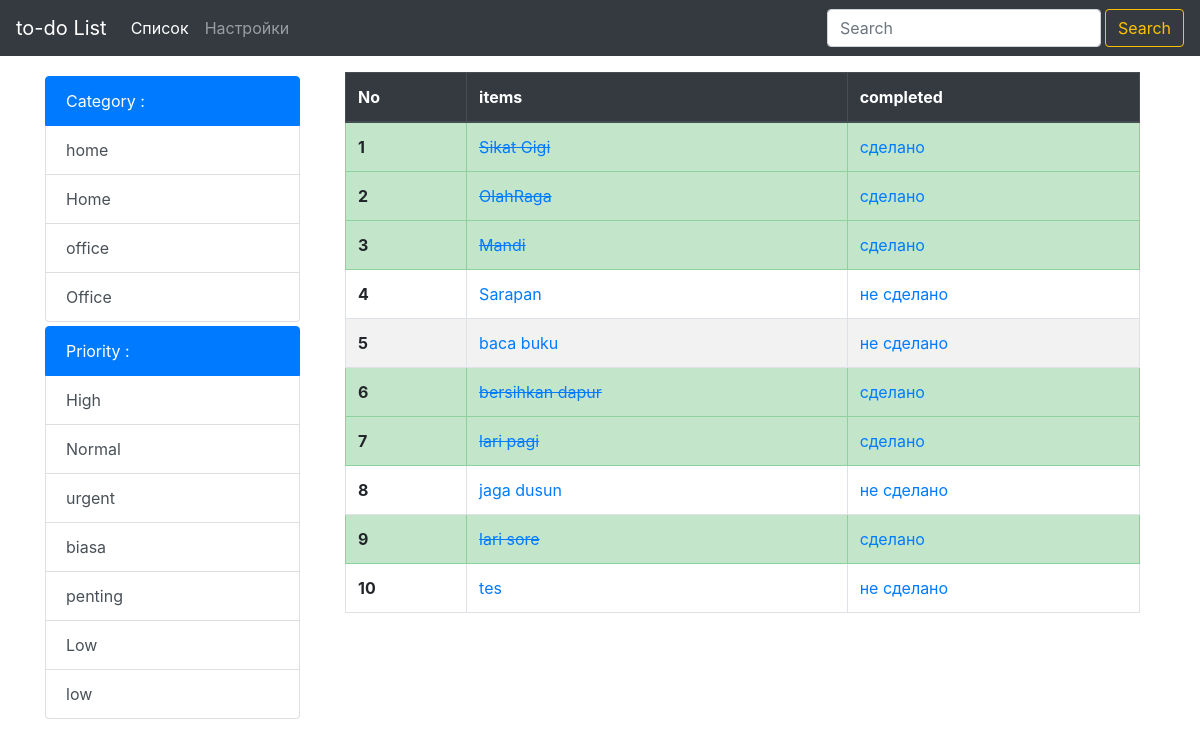
The page /list/ on the database as committed earlier.
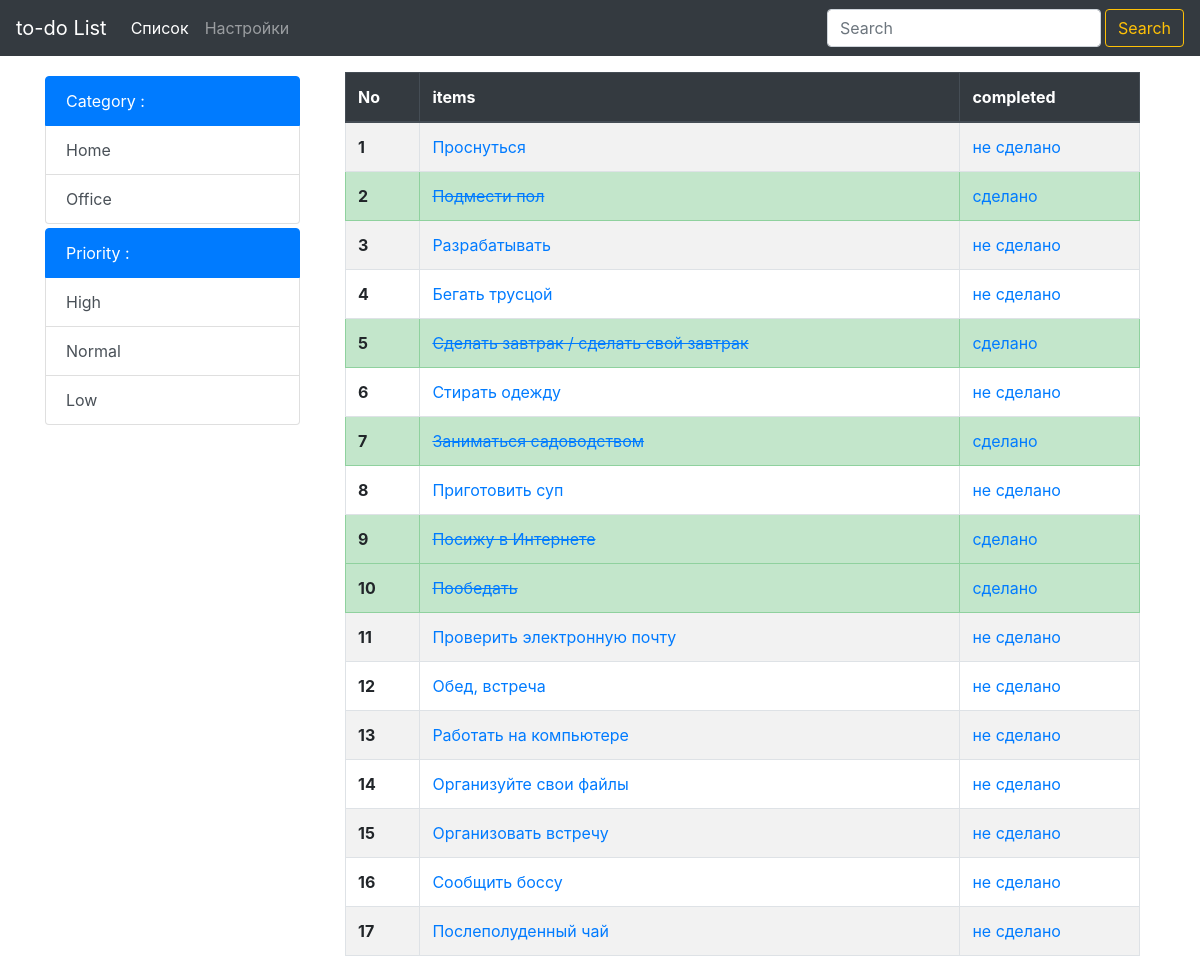
The same page on the database as committed later.
### list/models.py (models this page shows, shortened)
class List(models.Model):
    item = models.CharField(max_length=200)
    completed = models.BooleanField(default=False)
    category = models.CharField(max_length=50, default='')
    priority = models.CharField(max_length=50, default='')
    subitem = models.TextField(max_length=300, default='', blank=True)

### list/views.py (the view)
# urls.py: url('',views.list, name='index'),
def list(request):
    all_items = List.objects.all()
    category_menu=List.objects.values('category').distinct()
    priority_menu = List.objects.values('priority').distinct()
    context = {
        'Title' : 'List',
        'all_items' : all_items,
        'category_menu' : category_menu,
        'priority_menu' : priority_menu,
    }
    return render (request, 'list/index.html', context)

### list/templates/list/index.html (shortened to what this page needs)
{% extends 'base.html' %}
{% block content %}
 <div class="col-sm-3 mb-5 pt-4">
  <div class="list-group mt-1">
    <span class="list-group-item active">
        Category :
    </span>
    {% for category_list_menu in category_menu %}
   <a href="{% url 'list:category' categoryInput=category_list_menu.category %}" class="list-group-item list-group-item-action d-flex justify-content-between align-items-center"> {{category_list_menu.category}} </a>
   {% endfor %}
  </div>
  <div class="list-group mt-1">
    <span class="list-group-item active">
        Priority :
    </span>
    {% for priority_list_menu in priority_menu %}
    <a href="{% url 'list:priority' priorityInput=priority_list_menu.priority %}" class="list-group-item list-group-item-action d-flex justify-content-between align-items-center"> {{priority_list_menu.priority}} </a>
   {% endfor %}
  </div>
 </div>
   <div class="col-sm-9">
<div class="container pt-4">
      <table class="table table-striped table-hover table-bordered">
        <thead class="thead-dark">
          <tr>
            <th scope="col">No</th>
            <th scope="col">items</th>
            <th scope="col">completed</th>
          </tr>
        </thead>
        <tbody>
          {% for things in all_items %}
            {% if things.completed %}
                <tr class="table-success">
                  <th scope="row">{{forloop.counter}}</th>
                  <td><a href="{% url 'list:detail' things.id  %}"><s>{{things.item}}</s></a></td>
                  <td><a href="{% url 'list:uncross' things.id  %}">сделано</a></td>
                </tr>
              {% else %}
                <tr>
                  <th scope="row">{{forloop.counter}}</th>
                  <td> <a href="{% url 'list:detail' things.id  %}">{{things.item}}</a> </td>
                  <td><a href="{% url 'list:cross_off' things.id  %}">не сделано</a></td>
                </tr>
              {% endif %}
          {% endfor %}
        </tbody>
      </table>
    </div>
</div>
{% endblock content %}

Rows that differ between the two databases and show on the page:
removed List: item "baca buku"
removed List: item "tes"
changed List: item "Sikat Gigi" → "Проснуться"; completed "сделано" → "не сделано"
changed List: item "OlahRaga" → "Подмести пол"
changed List: item "Mandi" → "Разрабатывать"; completed "сделано" → "не сделано"
changed List: item "Sarapan" → "Бегать трусцой"
added List: item "Сделать завтрак / сделать свой завтрак"
changed List: item "bersihkan dapur" → "Стирать одежду"; completed "сделано" → "не сделано"
changed List: item "lari pagi" → "Заниматься садоводством"
changed List: item "jaga dusun" → "Приготовить суп"
changed List: item "lari sore" → "Посижу в Интернете"
added List: item "Пообедать"
added List: item "Проверить электронную почту"
added List: item "Обед, встреча"
added List: item "Работать на компьютере"
added List: item "Организуйте свои файлы"
added List: item "Организовать встречу"
added List: item "Сообщить боссу"
added List: item "Послеполуденный чай"
Other text that changed with them:
{{ category_list_menu.category }}: "home" → "Home"
{{ category_list_menu.category }}: "office" → "Office"
list line gone: "Home"
list line gone: "Office"
list line gone: "urgent"
list line gone: "biasa"
list line gone: "penting"
list line gone: "low"
